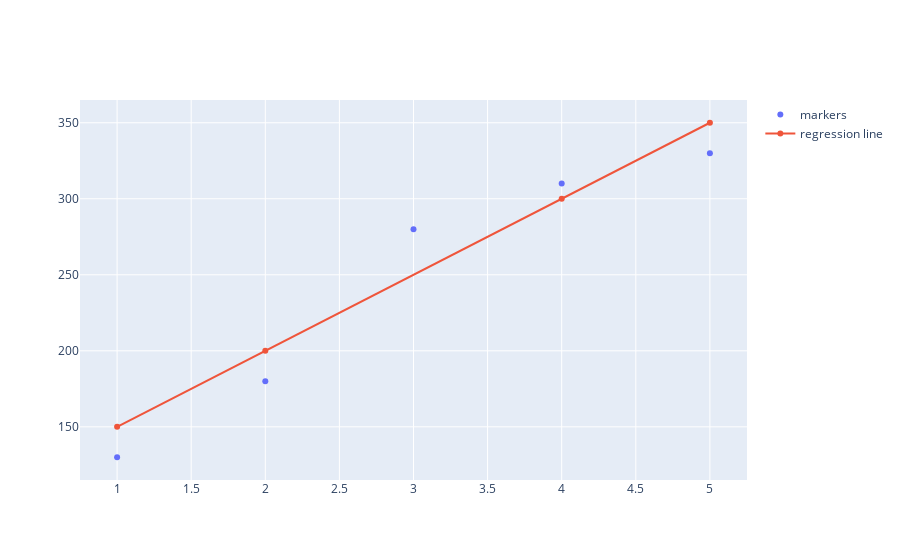

Notebook code cell kept with this figure:
### Markdown cell above
## Exploring the rooms 3

### Code cell
house_price = np.array([130, 180, 280, 310, 330])
rooms = np.array([1, 2, 3, 4, 5])

import plotly.graph_objects as go
import numpy as np

fig = go.Figure()
# fig = go.Figure(data=go.Scatter(x=rooms, y=house_price, mode='lines+markers'))
# fig = go.Figure(data=go.Scatter(x=rooms, y=house_price, mode='lines+markers'))

fig.add_trace(go.Scatter(x=rooms, y=house_price,
                    mode='markers',
                    name='markers'))
fig.add_trace(go.Scatter(x=rooms_base, y=house_price_base,
                    mode='lines+markers',
                    name='regression line'))


fig.show()

### Figure 1 — Plotly figure (JSON) as saved in the notebook; plotly's stock layout.template omitted (floating-point values rounded to 4 significant figures)
{"data": [{"mode": "markers", "name": "markers", "type": "scatter", "x": [1, 2, 3, 4, 5], "y": [130, 180, 280, 310, 330]}, {"mode": "lines+markers", "name": "regression line", "type": "scatter", "x": [1, 2, 4, 5], "y": [150, 200, 300, 350]}], "layout": {}}
